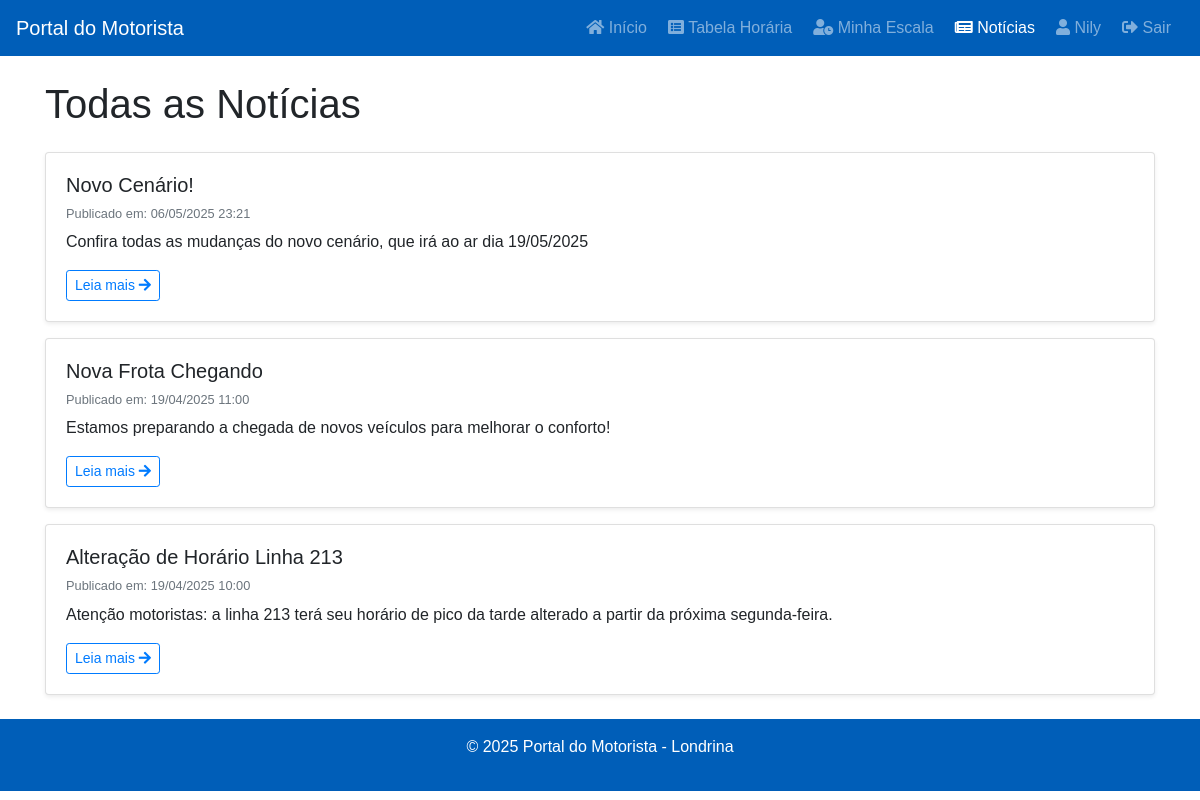
Page /todas_noticias.php (signed in) on the committed database.
### tables this page shows
CREATE TABLE `noticias` (
  `id` int(11) NOT NULL,
  `titulo` varchar(255) NOT NULL,
  `resumo` text DEFAULT NULL,
  `conteudo_completo` longtext DEFAULT NULL,
  `data_publicacao` datetime NOT NULL,
  `imagem_destaque` varchar(255) DEFAULT NULL,
  `status` enum('publicada','rascunho','arquivada') NOT NULL DEFAULT 'rascunho',
  `data_modificacao` timestamp NULL DEFAULT NULL ON UPDATE current_timestamp() COMMENT 'Data da última modificação da notícia'
);

### todas_noticias.php (the view, shortened to what this page needs)
<?php
require_once 'db_config.php';
$itens_por_pagina = 10; $pagina_atual = 1; $total_noticias = 0; $total_paginas = 0; $noticias_pagina = []; $erro_busca_pagina = false;
if (isset($pdo)) {
    try {
        $sql_total = "SELECT COUNT(*) FROM noticias WHERE status = 'publicada'"; $stmt_total = $pdo->query($sql_total); $total_noticias = (int)$stmt_total->fetchColumn();
        if ($total_noticias > 0) {
            $total_paginas = ceil($total_noticias / $itens_por_pagina);
            if ($pagina_atual > $total_paginas) { $pagina_atual = $total_paginas; } if ($pagina_atual < 1) { $pagina_atual = 1; } $offset = ($pagina_atual - 1) * $itens_por_pagina;
            $sql_pagina = "SELECT id, titulo, resumo, data_publicacao FROM noticias WHERE status = 'publicada' ORDER BY data_publicacao DESC LIMIT :limit OFFSET :offset"; $stmt_pagina = $pdo->prepare($sql_pagina); $stmt_pagina->bindValue(':limit', $itens_por_pagina, PDO::PARAM_INT); $stmt_pagina->bindValue(':offset', $offset, PDO::PARAM_INT); $stmt_pagina->execute(); $noticias_pagina = $stmt_pagina->fetchAll(PDO::FETCH_ASSOC);
        }
    } catch (PDOException $e) { error_log("Erro na paginação de notícias: " . $e->getMessage()); $erro_busca_pagina = true; }
} else { $erro_busca_pagina = true; }
require_once 'header.php';
?>
    <main class="container mt-4">
        <h1 class="mb-4">Todas as Notícias</h1>
        <?php
        if ($erro_busca_pagina || $pdo === null): ?>
            <div class="alert alert-danger">Erro ao carregar notícias. Verifique a conexão com o banco ou tente novamente mais tarde.</div>
        <?php elseif (empty($noticias_pagina)): ?>
            <div class="alert alert-info">Nenhuma notícia publicada encontrada.</div>
        <?php else: ?>
            <?php foreach ($noticias_pagina as $noticia): ?>
                <div class="card mb-3 shadow-sm"> <div class="card-body">
                        <h5 class="card-title"><?php echo htmlspecialchars($noticia['titulo']); ?></h5>
                        <h6 class="card-subtitle mb-2 text-muted">
                            <small>Publicado em: <?php
                                $data = new DateTime($noticia['data_publicacao']);
                                echo $data->format('d/m/Y H:i');
                            ?></small>
                        </h6>
                        <p class="card-text"><?php echo htmlspecialchars($noticia['resumo']); ?></p>
                        <a href="ver_noticia.php?id=<?php echo $noticia['id']; ?>" class="btn btn-sm btn-outline-primary">Leia mais <i class="fas fa-arrow-right"></i></a>
                    </div>
                </div>
            <?php endforeach; ?>
        <?php endif; ?>
    </main>
<?php
require_once 'footer.php';
?>

### style.css (style rules this page uses)
:root { --cmtu-azul: #005EB8; --cmtu-amarelo: #FFDA29; --cmtu-verde: #008040; --cmtu-vermelho: #E60012; }
body { font-family: sans-serif; }

### rows in the picture
noticias: titulo "Novo Cenário!", data_publicacao "06/05/2025 23:21", resumo "Confira todas as mudanças do novo cenário, que irá ao ar dia 19/05/2025"
noticias: titulo "Nova Frota Chegando", data_publicacao "19/04/2025 11:00", resumo "Estamos preparando a chegada de novos veículos para melhorar o conforto!"
noticias: titulo "Alteração de Horário Linha 213", data_publicacao "19/04/2025 10:00", resumo "Atenção motoristas: a linha 213 terá seu horário de pico da tarde alterado a partir da próxima segunda-feira."

### other values in the picture
$nome_usuario "Nily"
